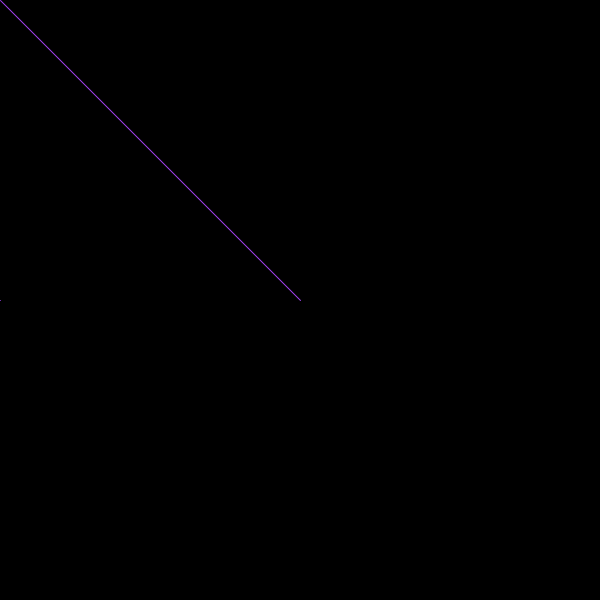
Frame 1 (no input)
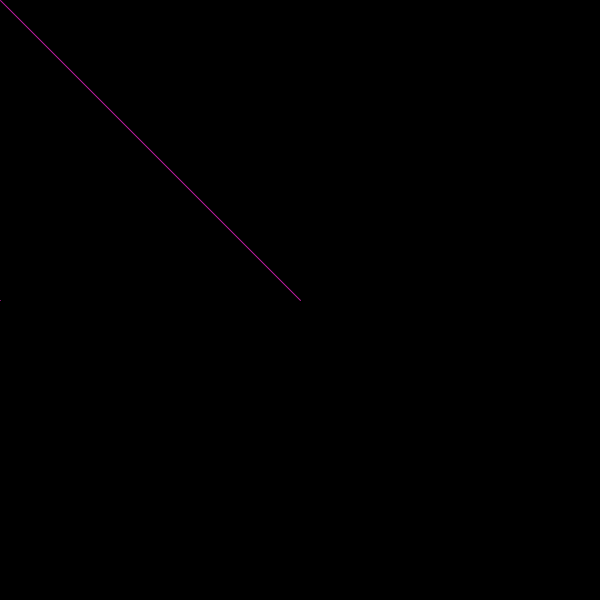
Frame 60 (the mouse pressed at the canvas centre just before this capture)
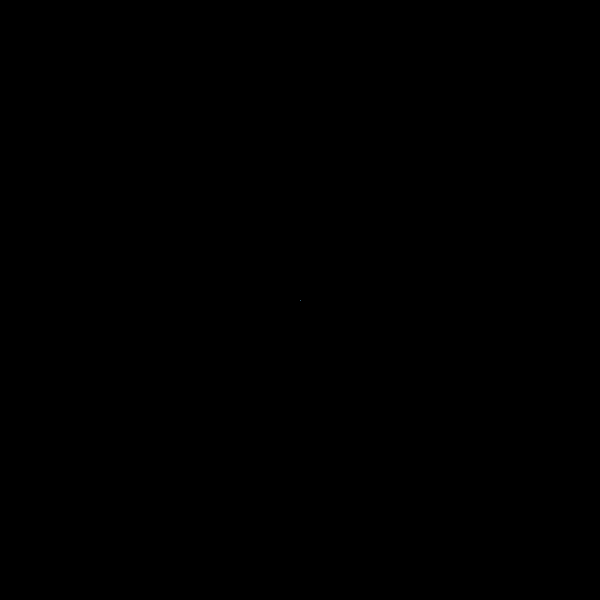
Frame 120 (the mouse held since frame 60 and released just before this capture)

The Processing sketch that drew these frames (run headless with seeded random() and noise(); from frame 60 on, the mouse is pressed at the canvas centre):

// Processing sketch: Sketch_in_class
// ── Sketch_in_class.pde
void setup(){
  size (600, 600);
  background(0);
  
  fill(0,10);
  rect(0, 0, width, height);
}

void draw(){
//line(x point1, y point1, xpoint2, y point2)
background (0);

stroke(random(0,255), random(0,255), random(0,255));
line(width/2, height/2, mouseX, mouseY);

line(mouseX, height/2, mouseX, width/2);

println(mouseX);
println(mouseY);
}
